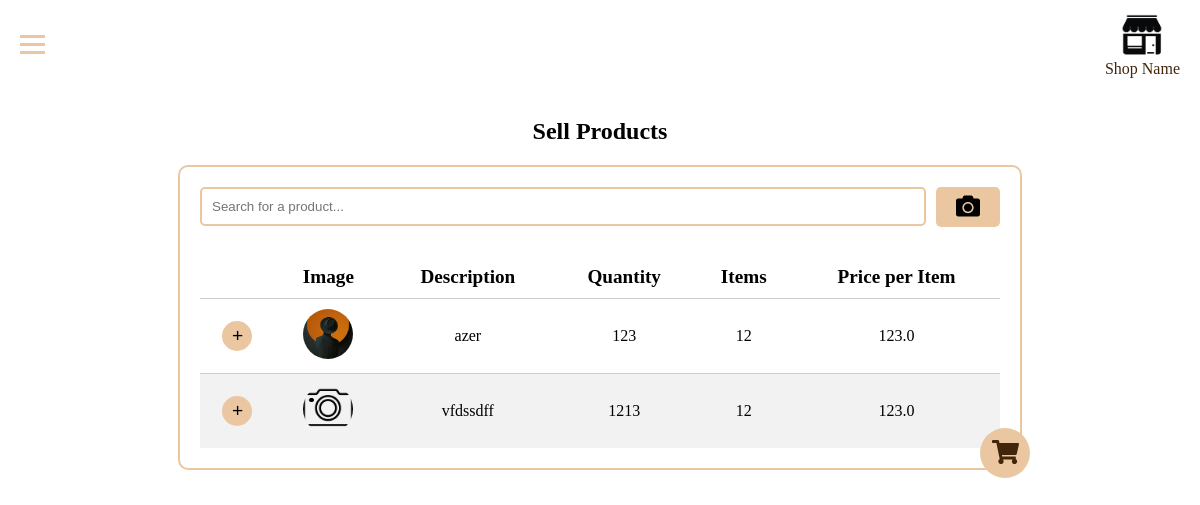
/sell, run on an earlier commit of the app's database.
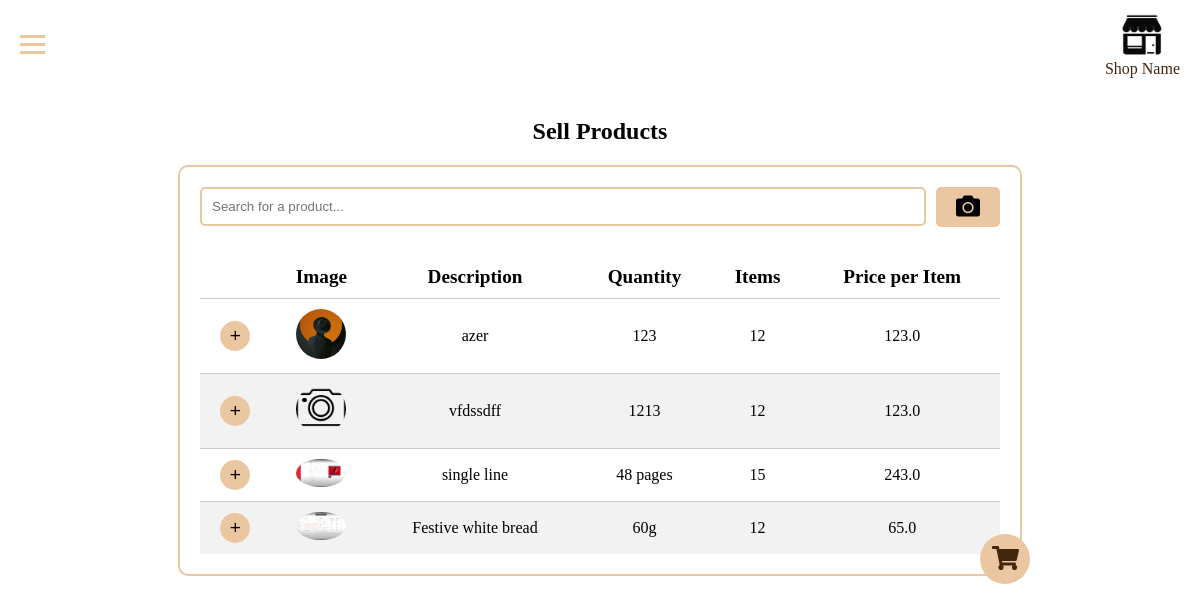
And on a later commit of the database.
### app/models.py (models this page shows)
class Product(db.Model):
    __tablename__ = 'product'
    id = db.Column(db.Integer, primary_key=True)
    description = db.Column(db.Text, nullable=False)
    quantity = db.Column(db.Integer, nullable=False)
    items = db.Column(db.Integer, nullable=False)
    price_per_item = db.Column(db.Float, nullable=False)
    date_purchase = db.Column(db.Date, nullable=False)
    image_path = db.Column(db.String(200), nullable=True)

### app/routes.py (the view)
@app.route('/sell')
def sell():
    products = Product.query.all()
    return render_template('sell.html', products=products)

### app/templates/sell.html (shortened to what this page needs)
<!DOCTYPE html>
<html lang="en">
<head>
  <link rel="stylesheet" href="{{ url_for('static', filename='css/styles.css') }}">
  <link rel="stylesheet" href="{{ url_for('static', filename='css/sell.css') }}">
  <link rel="stylesheet" href="https://cdnjs.cloudflare.com/ajax/libs/font-awesome/5.15.4/css/all.min.css">
</head>
<body>
  <header>
    <div class="menu-icon" onclick="toggleMenu()">
      <div class="bar"></div>
      <div class="bar"></div>
      <div class="bar"></div>
    </div>
    <div class="shop-info">
      <img src="{{ url_for('static', filename='images/shop-icon.png') }}" alt="Shop Icon">
      <span>Shop Name</span>
    </div>
  </header>
  <main>
    <section id="content">
      <div class="page-title">
        <h2>Sell Products</h2>
      </div>
      <div class="centered-container">
        <div class="bordered-area">
          <div class="cart-container">
            <button class="cart-button" onclick="toggleCart()"><i class="fas fa-shopping-cart"></i></button>
          </div>
          <div class="sell-search">
            <input type="text" id="search-input" placeholder="Search for a product...">
            <button onclick="takePicture()"><i class="fas fa-camera"></i></button>
          </div>
          <table class="product-list">
            <thead>
              <tr>
                <th></th>
                <th>Image</th>
                <th>Description</th>
                <th>Quantity</th>
                <th>Items</th>
                <th>Price per Item</th>
              </tr>
            </thead>
            <tbody>
              {% for product in products %}
              <tr>
                <td class="add-to-cart"><button class="add-button">+</button></td>
                <td>
                  {% if product.image_path %}
                    <img src="{{ url_for('uploaded_file', filename=product.image_path) }}" alt="Product Image">
                  {% else %}
                    <img src="{{ url_for('static', filename='images/default-image.png') }}" alt="Default Product Image">
                  {% endif %}
                </td>
                <td>{{ product.description }}</td>
                <td>{{ product.quantity }}</td>
                <td>{{ product.items }}</td>
                <td>{{ product.price_per_item }}</td>
              </tr>
              {% endfor %}
            </tbody>
          </table>
        </div>
      </div>
    </section>
  </main>
</body>
</html>

What changed in the data, as far as the page shows it:
added Product: image_path (picture), description "single line", quantity "48 pages", items "15", price_per_item "243.0"
added Product: image_path (picture), description "Festive white bread", quantity "60g", items "12", price_per_item "65.0"
